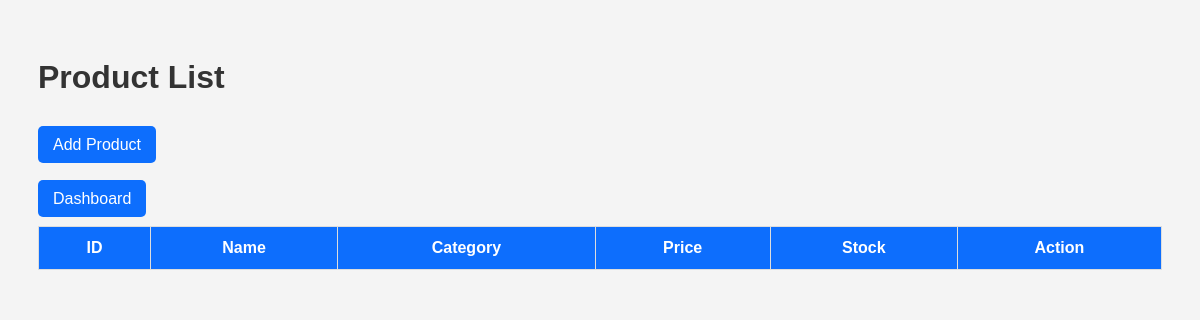
The page /products on the database as committed earlier.
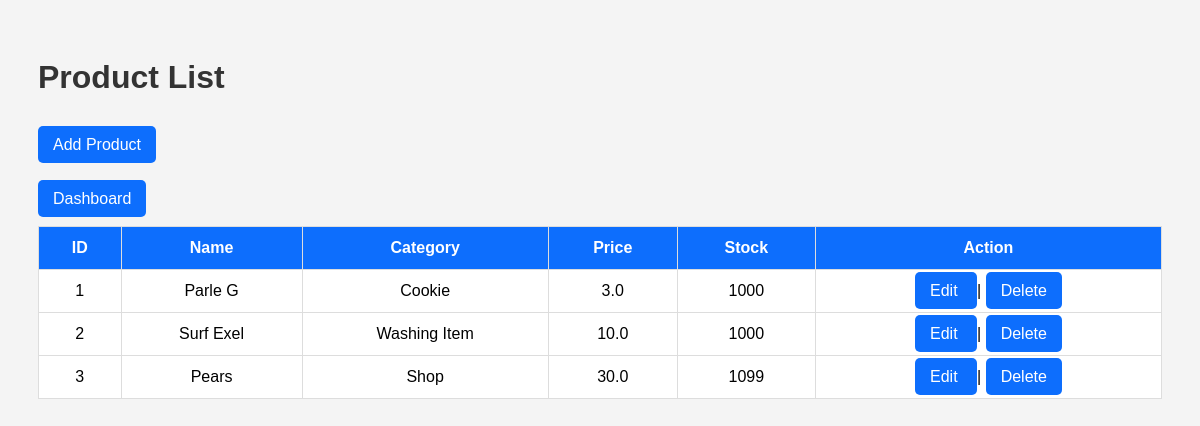
The same page on the database as committed later.
### models.py (models this page shows)
class Product(db.Model):
    id = db.Column(db.Integer, primary_key=True)
    name = db.Column(db.String(150), nullable=False)
    category = db.Column(db.String(100), nullable=False)
    price = db.Column(db.Float, nullable=False)
    stock = db.Column(db.Integer, nullable=False)

### app.py (the view)
@app.route("/products")
def products():
    all_products = Product.query.all()
    return render_template(
        "products/product_list.html",
        products=all_products
    )

### templates/products/product_list.html (shortened to what this page needs)
<!DOCTYPE html>
<html>
<head>
</head>
<body>
<h1>Product List</h1>
<br>
<a href="/products/add">
Add Product
</a>
<br><br>
<br>
<a href="/dashboard">Dashboard</a>
<br><br>
<table>
<tr>
    <th>ID</th>
    <th>Name</th>
    <th>Category</th>
    <th>Price</th>
    <th>Stock</th>
    <th>Action</th>
</tr>
{% for product in products %}
<tr>
<td>{{ product.id }}</td>
<td>{{ product.name }}</td>
<td>{{ product.category }}</td>
<td>{{ product.price }}</td>
<td>{{ product.stock }}</td>
<td>
<a href="/products/edit/{{ product.id }}">
Edit
</a>
|
<a href="/products/delete/{{ product.id }}"
   onclick="return confirm('Are you sure you want to delete this product?')">
Delete
</a>
</td>
</tr>
{% endfor %}
</table>
</body>
</html>

### templates/products/product_list.html (style rules this page uses)
body { font-family:Arial; background:#f4f4f4; padding:30px; }
h1 { color:#333; }
table { width:100%; border-collapse:collapse; background:white; }
th,td { border:1px solid #ddd; padding:12px; text-align:center; }
th { background:#0d6efd; color:white; }
a { text-decoration:none; color:white; background:#0d6efd; padding:10px 15px; border-radius:5px; }

Rows that differ between the two databases and show on the page:
added Product: id "1", name "Parle G", category "Cookie", price "3.0", stock "1000"
added Product: id "2", name "Surf Exel", category "Washing Item", price "10.0", stock "1000"
added Product: id "3", name "Pears", category "Shop", price "30.0", stock "1099"
